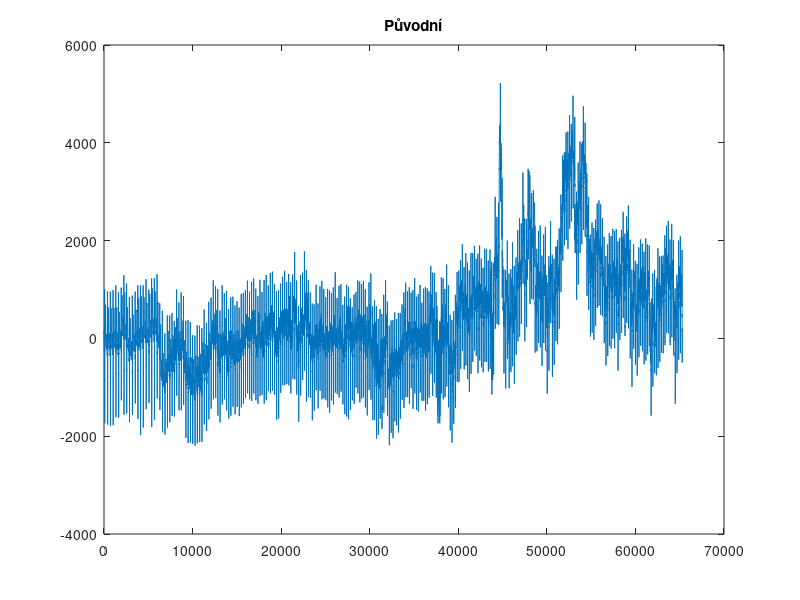
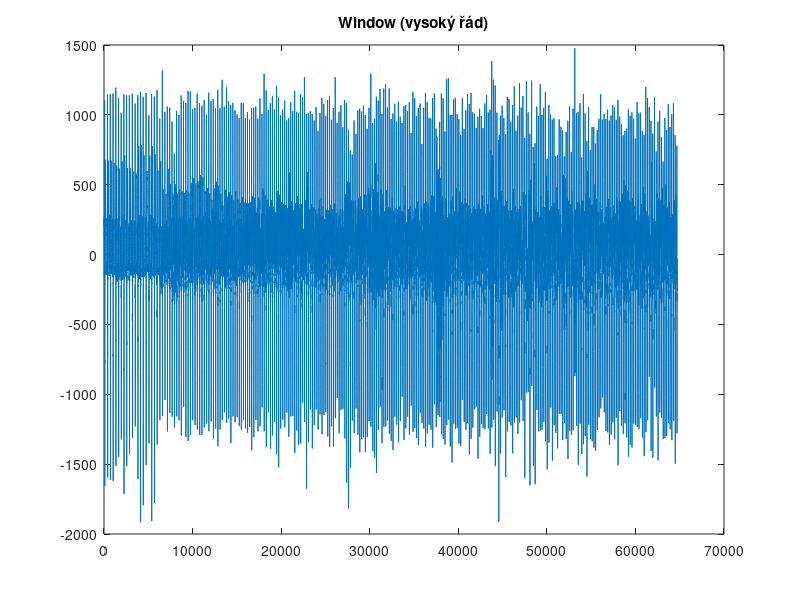
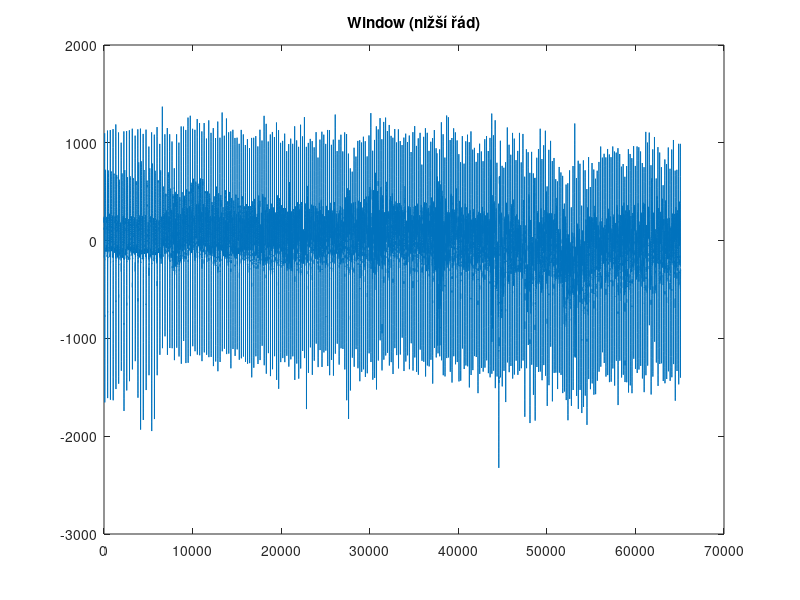
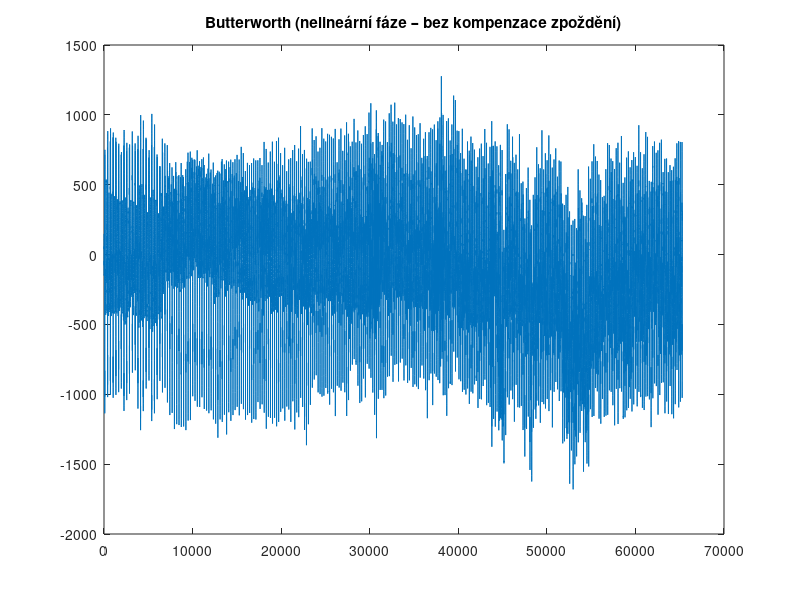

The MATLAB source for these figures, in order:
clear *
close all
clc

%% zadání

% Odstranění plovoucí stejnosměrné složky v signálu pomocí filtru.

%% Jak na to?

% Navrhněte vhodný high-pass filtr s lineární fází s přechodovou frekvencí 2 Hz a aplikujte ho na signál.

%% řešení  **Vytvořil** Martin Motejlek
% Spodní frekvence v EKG uvažována 2 Hz podle zadání.

load("EKGizo1.mat");
load("filters.mat");

%%
figure;plot(x);
title("Původní");

%%
y_window = filter(b_window_big_order, 1, x);

% phasedelay(b_window_big_order, 1)

% S kompenzací zpoždění.
figure;plot(y_window(559 + 1 : end));
title("Window (vysoký řád)");

%%
% Cut-off 3 Hz místo 2 Hz!
y_window = filter(b_window, 1, x);

% phasedelay(b_window, 1)

% S kompenzací zpoždění.
figure;plot(y_window(196 + 1 : end));
title("Window (nižší řád)");

%%
[b_butterworth, a_butterworth] = sos2tf(sos_butterworth, g_butterworth);
y_butterworth = filter(b_butterworth, a_butterworth, x);

% phasedelay(b_butterworth, a_butterworth)

% Bez kompenzace zpoždění.
figure;plot(y_butterworth);
title("Butterworth (nelineární fáze – bez kompenzace zpoždění)");

%% POZOR

% Window má velké zpozdění (vysoký řád), ale má lineární fázi.
% Butterworth má velmi nízké zpoždění, ale změní tvar křivky,
% protože nemá lineární fázi.

% Filtr s nelineární fází není vhodný pro EKG, protože změní tvar
% v časové oblasti.
